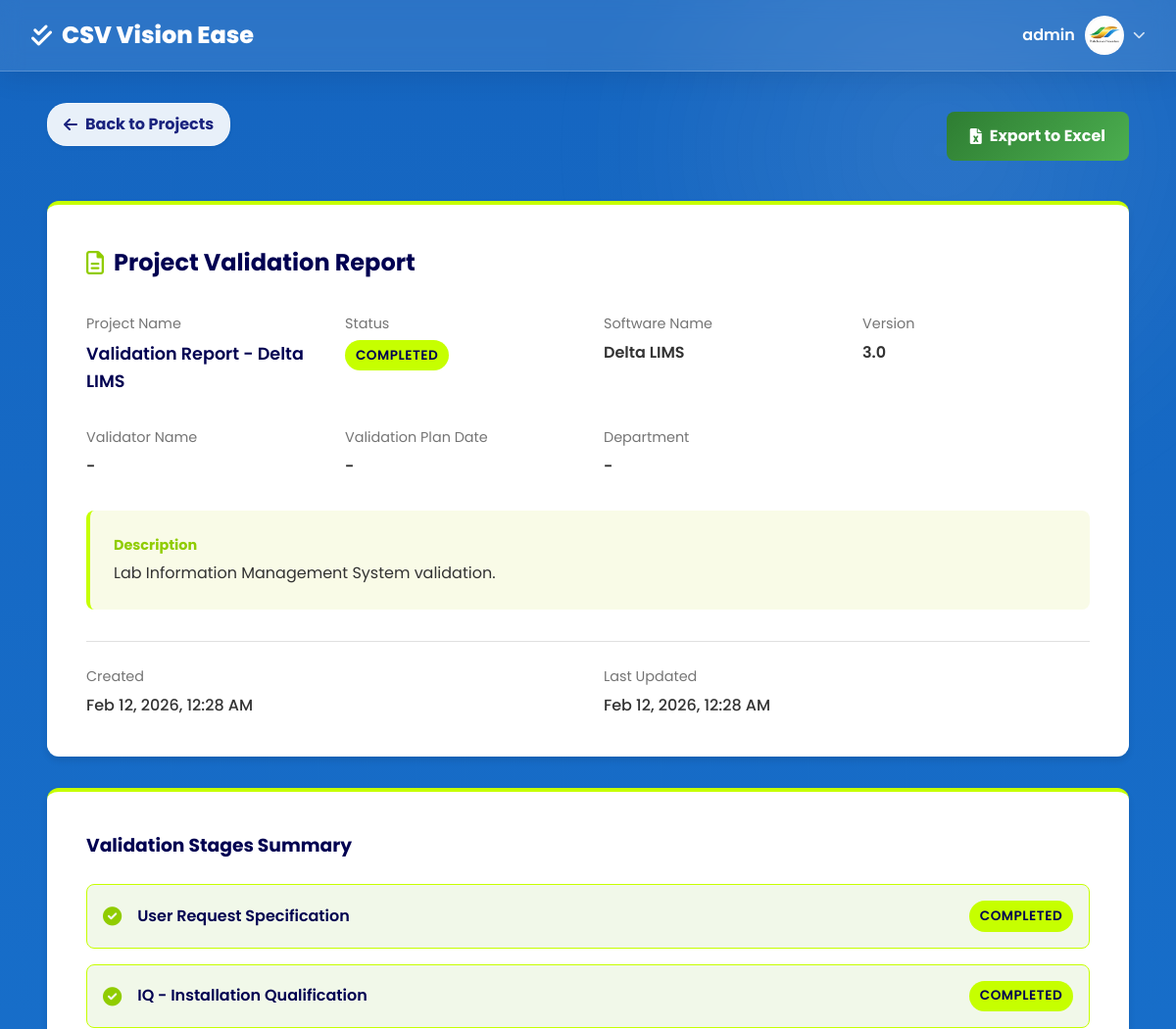
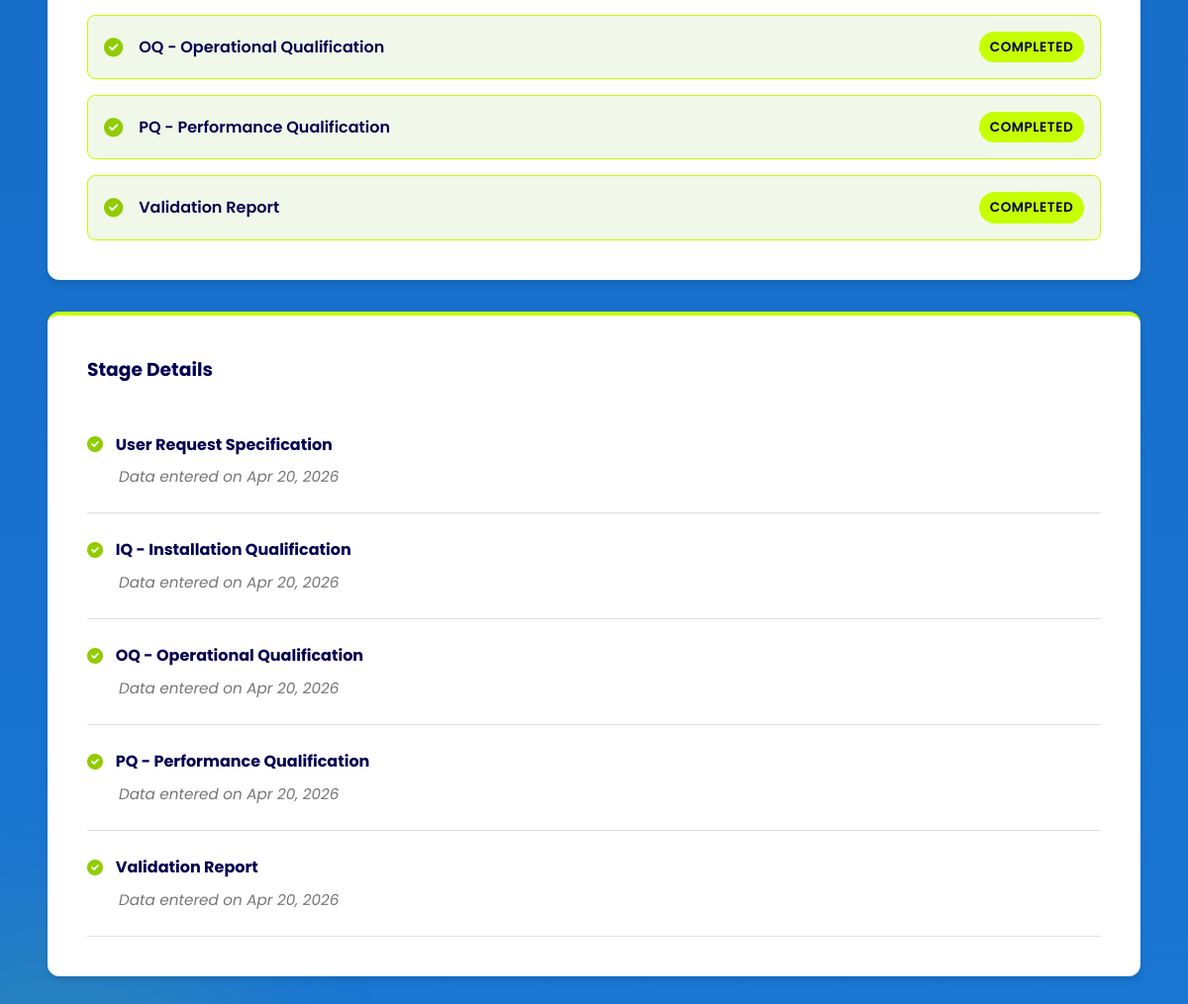
Screenshot of /project_report.php?id=12 (signed in) with the database file from the repository (2 pictures, top to bottom).
### tables this page shows
CREATE TABLE `users` (
  `id` int NOT NULL,
  `username` varchar(50) NOT NULL,
  `password` varchar(255) NOT NULL,
  `role` enum('admin','user') DEFAULT 'user',
  `profile_picture` varchar(255) DEFAULT NULL,
  `created_at` timestamp NULL DEFAULT CURRENT_TIMESTAMP
);

CREATE TABLE `projects` (
  `id` int NOT NULL,
  `name` varchar(100) NOT NULL,
  `software` varchar(100) NOT NULL,
  `version` varchar(50) DEFAULT NULL,
  `description` text,
  `validator_name` varchar(255) DEFAULT NULL,
  `validation_plan_date` date DEFAULT NULL,
  `department` varchar(255) DEFAULT NULL,
  `status` enum('Draft','In Progress','Completed') DEFAULT 'Draft',
  `created_by` int DEFAULT NULL,
  `created_at` timestamp NULL DEFAULT CURRENT_TIMESTAMP,
  `max_rpn` int DEFAULT '0',
  `risk_level` enum('Low','Medium','High','Non-GxP') DEFAULT NULL,
  `next_revalidation_date` date DEFAULT NULL
);

CREATE TABLE `project_stages` (
  `id` int NOT NULL,
  `project_id` int NOT NULL,
  `name` varchar(100) NOT NULL,
  `status` enum('Not Started','In Progress','Completed') DEFAULT 'Not Started',
  `updated_at` timestamp NULL DEFAULT CURRENT_TIMESTAMP ON UPDATE CURRENT_TIMESTAMP,
  `completion_date` date DEFAULT NULL
);

### project_report.php (the view, shortened to what this page needs)
<?php
require_once 'includes/db.php';
include 'includes/header.php';
function getStageDisplayName(string $stageName): string {
    return match ($stageName) {
        'Laporan Validasi' => 'Validation Report',
        default => $stageName
    };
}
$project_id = $_GET['id'] ?? 0;
$project = null;
$stages = [];
if ($project_id) {
    try {
        $stmt = $pdo->prepare("SELECT * FROM projects WHERE id = :id");
        $stmt->execute(['id' => $project_id]);
        $project = $stmt->fetch();
        if ($project) {
            $stmt = $pdo->prepare("SELECT * FROM project_stages WHERE project_id = :id ORDER BY id ASC");
            $stmt->execute(['id' => $project_id]);
            $stages = $stmt->fetchAll();
        }
    } catch (Exception $e) {
        $error = "Error fetching project details: " . $e->getMessage();
    }
}
?>
<div class="container fade-in">
    <div style="display: flex; justify-content: space-between; align-items: center; margin-bottom: 2rem;">
        <a href="dashboard.php" class="back-link">
            <i class="fas fa-arrow-left" style="margin-right: 8px;"></i> Back to Projects
        </a>
        <a href="export_excel.php?id=<?php echo $project_id; ?>" class="btn btn-primary" style="background: linear-gradient(135deg, #2e7d32, #4caf50); color: white; border: none;">
            <i class="fas fa-file-excel"></i> Export to Excel
        </a>
    </div>
    <?php if ($project): ?>
        <div class="project-detail-card" style="margin-bottom: 2rem; border-top: 4px solid var(--accent-color);">
            <h2 style="margin-bottom: 2rem; display: flex; align-items: center; gap: 10px; color: var(--primary-dark);">
                <i class="far fa-file-alt" style="color: var(--accent-dark);"></i> Project Validation Report
            </h2>
            <div style="display: grid; grid-template-columns: repeat(auto-fit, minmax(200px, 1fr)); gap: 2rem; margin-bottom: 2rem;">
                <div>
                    <div style="font-size: 0.9rem; color: var(--text-light); margin-bottom: 0.3rem;">Project Name</div>
                    <div style="font-weight: 600; font-size: 1.1rem; color: var(--primary-dark);"><?php echo htmlspecialchars($project['name']); ?></div>
                </div>
                <div>
                    <div style="font-size: 0.9rem; color: var(--text-light); margin-bottom: 0.3rem;">Status</div>
                    <span class="badge badge-<?php
                        echo match($project['status']) {
                            'Completed' => 'success',
                            'In Progress' => 'primary',
                            default => 'secondary'
                        };
                    ?>" style="<?php echo $project['status'] === 'Completed' ? 'background-color: var(--accent-color); color: var(--primary-dark);' : ''; ?>">
                        <?php echo $project['status']; ?>
                    </span>
                </div>
                <div>
                    <div style="font-size: 0.9rem; color: var(--text-light); margin-bottom: 0.3rem;">Software Name</div>
                    <div style="font-weight: 600;"><?php echo htmlspecialchars($project['software']); ?></div>
                </div>
                <div>
                    <div style="font-size: 0.9rem; color: var(--text-light); margin-bottom: 0.3rem;">Version</div>
                    <div style="font-weight: 600;"><?php echo htmlspecialchars($project['version']); ?></div>
                </div>
                <div>
                    <div style="font-size: 0.9rem; color: var(--text-light); margin-bottom: 0.3rem;">Validator Name</div>
                    <div style="font-weight: 600;"><?php echo htmlspecialchars($project['validator_name'] ?? '-'); ?></div>
                </div>
                <div>
                    <div style="font-size: 0.9rem; color: var(--text-light); margin-bottom: 0.3rem;">Validation Plan Date</div>
                    <div style="font-weight: 600;"><?php echo !empty($project['validation_plan_date'] ?? null) ? htmlspecialchars(date('M d, Y', strtotime($project['validation_plan_date']))) : '-'; ?></div>
                </div>
                <div>
                    <div style="font-size: 0.9rem; color: var(--text-light); margin-bottom: 0.3rem;">Department</div>
                    <div style="font-weight: 600;"><?php echo htmlspecialchars($project['department'] ?? '-'); ?></div>
                </div>
            </div>
            <div style="margin-bottom: 2rem; background: #f9fbe7; padding: 1.5rem; border-radius: 8px; border-left: 4px solid var(--accent-color);">
                <div style="font-size: 0.9rem; color: var(--accent-dark); margin-bottom: 0.3rem; font-weight: bold;">Description</div>
                <div style="line-height: 1.6; color: var(--text-color);"><?php echo nl2br(htmlspecialchars($project['description'])); ?></div>
            </div>
            <div style="display: grid; grid-template-columns: repeat(auto-fit, minmax(200px, 1fr)); gap: 2rem; padding-top: 1.5rem; border-top: 1px solid var(--border-color);">
                <div>
                    <div style="font-size: 0.9rem; color: var(--text-light); margin-bottom: 0.3rem;">Created</div>
                    <div style="font-weight: 500;"><?php echo date('M d, Y, h:i A', strtotime($project['created_at'])); ?></div>
                </div>
                <div>
                    <div style="font-size: 0.9rem; color: var(--text-light); margin-bottom: 0.3rem;">Last Updated</div>
                    <div style="font-weight: 500;"><?php echo date('M d, Y, h:i A', strtotime($project['updated_at'] ?? $project['created_at'])); ?></div>
                </div>
            </div>
        </div>
        <div class="project-detail-card" style="margin-bottom: 2rem; border-top: 4px solid var(--accent-color);">
            <h3 style="margin-bottom: 1.5rem; color: var(--primary-dark);">Validation Stages Summary</h3>
            <div style="display: flex; flex-direction: column; gap: 1rem;">
                <?php foreach ($stages as $stage): ?>
                    <div style="display: flex; align-items: center; justify-content: space-between; padding: 1rem; border: 1px solid <?php echo $stage['status'] === 'Completed' ? 'var(--accent-color)' : 'var(--border-color)'; ?>; border-radius: 8px; background-color: <?php echo $stage['status'] === 'Completed' ? '#f1f8e9' : 'var(--white)'; ?>;">
                        <div style="display: flex; align-items: center; gap: 1rem;">
                            <?php if ($stage['status'] === 'Completed'): ?>
                                <i class="fas fa-check-circle" style="color: var(--accent-dark); font-size: 1.2rem;"></i>
                            <?php elseif ($stage['status'] === 'In Progress'): ?>
                                <i class="fas fa-spinner fa-spin" style="color: var(--primary-color); font-size: 1.2rem;"></i>
                            <?php else: ?>
                                <i class="far fa-circle" style="color: var(--text-light); font-size: 1.2rem;"></i>
                            <?php endif; ?>
                            <span style="font-weight: 600; color: <?php echo $stage['status'] === 'Completed' ? 'var(--primary-dark)' : 'var(--text-color)'; ?>;"><?php echo htmlspecialchars(getStageDisplayName($stage['name'])); ?></span>
                        </div>
                        <?php if ($stage['status'] === 'Completed'): ?>
                            <span class="badge" style="background-color: var(--accent-color); color: var(--primary-dark);">Completed</span>
                        <?php else: ?>
                            <span style="font-size: 0.9rem; color: var(--text-light);">
                                <?php echo $stage['status']; ?>
                            </span>
                        <?php endif; ?>
                    </div>
                <?php endforeach; ?>
            </div>
        </div>
        <div class="project-detail-card" style="border-top: 4px solid var(--accent-color);">
            <h3 style="margin-bottom: 1.5rem; color: var(--primary-dark);">Stage Details</h3>
            <div style="display: flex; flex-direction: column; gap: 0;">
                <?php foreach ($stages as $stage): ?>
                    <div style="padding: 1.5rem 0; border-bottom: 1px solid var(--border-color);">
                        <div style="display: flex; align-items: center; gap: 0.8rem; margin-bottom: 0.5rem;">
                             <?php if ($stage['status'] === 'Completed'): ?>
                                <i class="fas fa-check-circle" style="color: var(--accent-dark);"></i>
                            <?php else: ?>
                                <i class="far fa-circle" style="color: var(--text-light);"></i>
                            <?php endif; ?>
                            <h4 style="margin: 0; font-size: 1rem; color: <?php echo $stage['status'] === 'Completed' ? 'var(--primary-dark)' : 'var(--text-color)'; ?>;"><?php echo htmlspecialchars(getStageDisplayName($stage['name'])); ?></h4>
                        </div>
                        <div style="padding-left: 2rem; color: var(--text-light); font-style: italic; font-size: 0.95rem;">
                            <?php if ($stage['status'] === 'Completed'): ?>
                                Data entered on <?php echo date('M d, Y');  ?>
                            <?php else: ?>
                                No data entered yet
                            <?php endif; ?>
                        </div>
                    </div>
                <?php endforeach; ?>
            </div>
        </div>
    <?php endif; ?>
</div>
<?php include 'includes/footer.php'; ?>

### includes/header.php (shortened to what this page needs)
<!DOCTYPE html>
<html lang="en">
<head>
    <link rel="stylesheet" href="assets/css/style.css?v=<?php echo time(); ?>">
    <link rel="stylesheet" href="https://cdnjs.cloudflare.com/ajax/libs/font-awesome/6.0.0/css/all.min.css">
</head>
<body>
    <nav class="navbar">
        <a href="dashboard.php" class="navbar-brand">
            <i class="fas fa-check-double"></i>
            <span>CSV Vision Ease</span>
        </a>
        <div class="user-menu" style="position: relative;">
            <div class="user-dropdown-toggle" onclick="toggleDropdown()" style="cursor: pointer; display: flex; align-items: center; gap: 10px;">
                <?php
                require_once 'includes/db.php';
                $stmtHeader = $pdo->prepare("SELECT profile_picture FROM users WHERE id = :id");
                $stmtHeader->execute(['id' => $_SESSION['user_id']]);
                $userHeader = $stmtHeader->fetch();
                $profilePic = $userHeader['profile_picture'] ?? '';
                ?>
                <span style="font-weight: 600;"><?php echo htmlspecialchars($_SESSION['username']); ?></span>
                <div style="width: 40px; height: 40px; border-radius: 50%; background: #f0f0f0; overflow: hidden; border: 2px solid rgba(255, 255, 255, 0.8);">
                    <?php if ($profilePic && file_exists($profilePic)): ?>
                        <img src="<?php echo $profilePic; ?>" alt="Profile" style="width: 100%; height: 100%; object-fit: cover;">
                    <?php else: ?>
                        <div style="width: 100%; height: 100%; display: flex; align-items: center; justify-content: center; background: var(--primary-color); color: white;">
                            <i class="fas fa-user"></i>
                        </div>
                    <?php endif; ?>
                </div>
                <i class="fas fa-chevron-down" style="font-size: 0.8rem; color: rgba(255, 255, 255, 0.8);"></i>
            </div>
        </div>
    </nav>
    <div class="container">

### rows the page displays
users: profile_picture (picture)
projects: name "Validation Report - Delta LIMS", status "COMPLETED", software "Delta LIMS", version "3.0", validator_name "-", department "-", description "Lab Information Management System validation.", created_at "Feb 12, 2026, 12:28 AM"
project_stages: status "Completed" (drawn), name "User Request Specification"
project_stages: status "Completed" (drawn), name "IQ - Installation Qualification"
project_stages: status "Completed" (drawn), name "OQ - Operational Qualification"
project_stages: status "Completed" (drawn), name "PQ - Performance Qualification"
project_stages: status "Completed" (drawn), name "Validation Report"

### other values shown
$_SESSION['username'] "admin"
